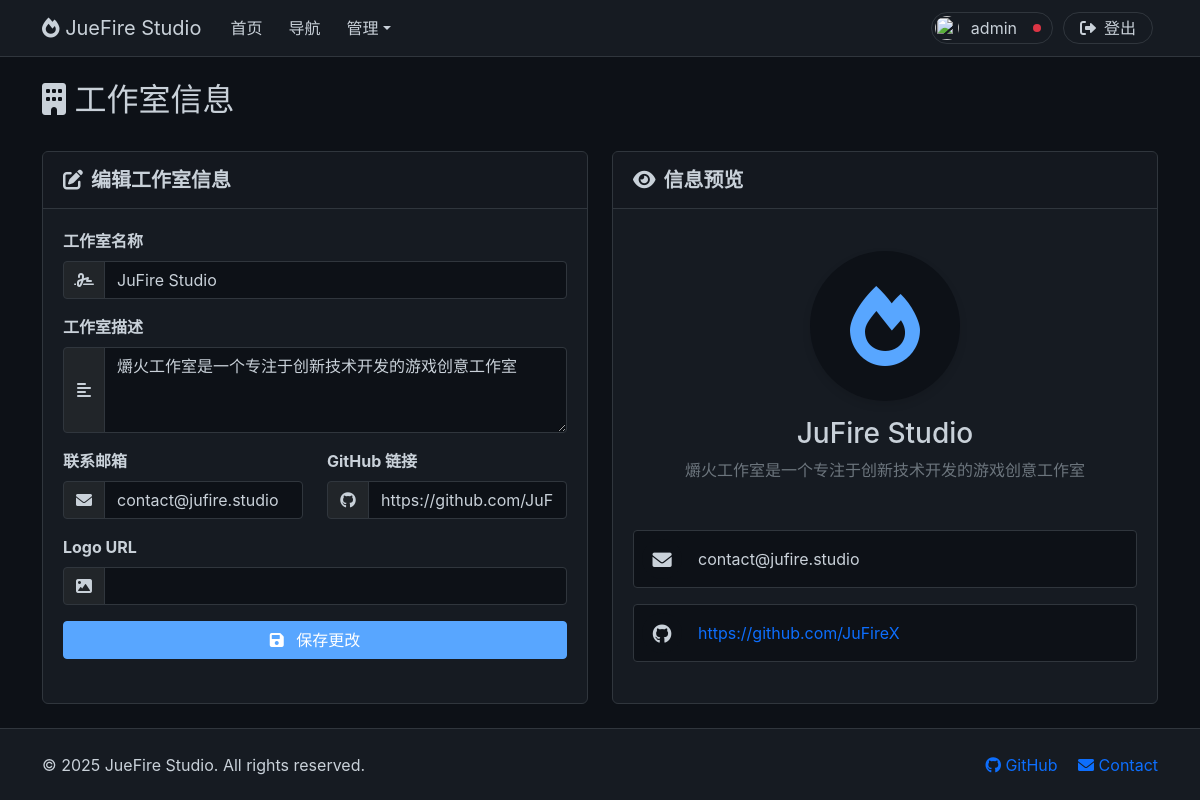
/admin/studio-info (signed in), run on an earlier commit of the app's database.
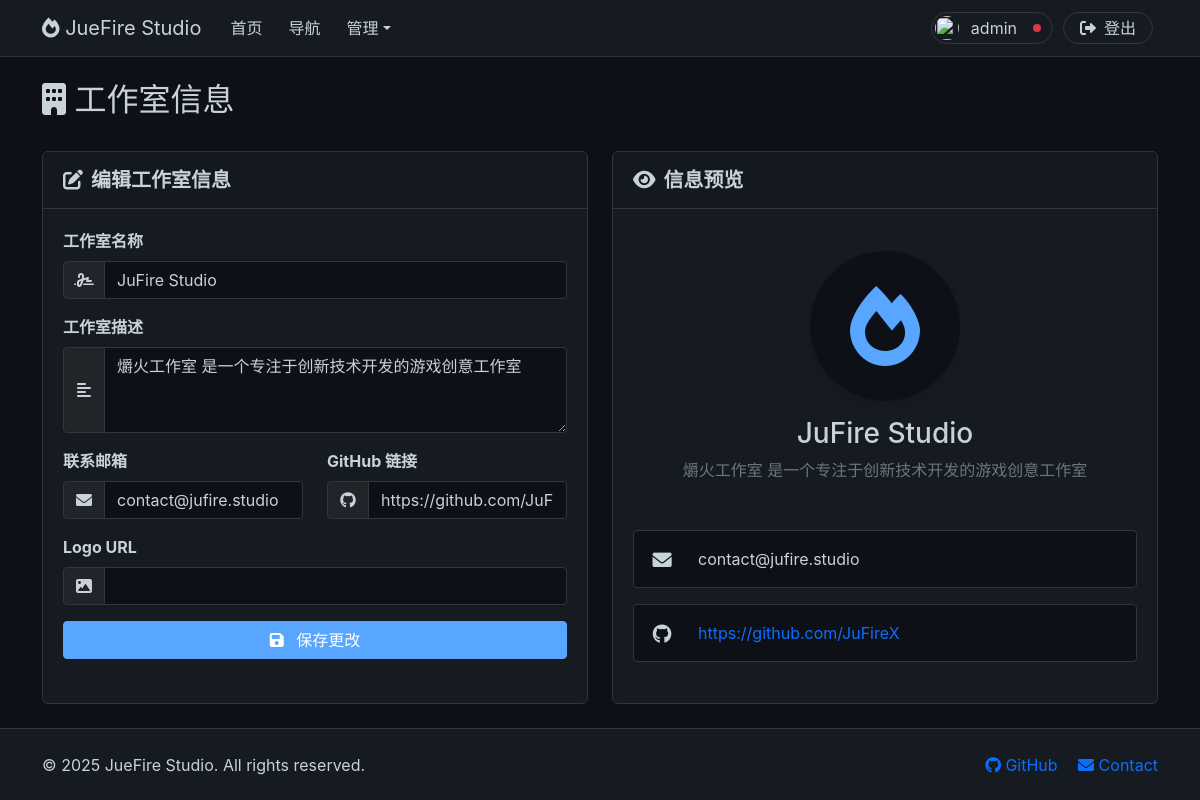
And on a later commit of the database.
### app.old/app.py (models this page shows, shortened)
class User(db.Model):
    id = db.Column(db.Integer, primary_key=True)
    username = db.Column(db.String(80), unique=True, nullable=False)
    email = db.Column(db.String(120), unique=True, nullable=False)
    password_hash = db.Column(db.String(120), nullable=False)
    role = db.Column(db.Integer, default=ROLE_GUEST)
    created_at = db.Column(db.DateTime, default=datetime.now)
    is_active = db.Column(db.Boolean, default=True)
    avatar_path = db.Column(db.String(200), default=None)

class StudioInfo(db.Model):
    id = db.Column(db.Integer, primary_key=True)
    name = db.Column(db.String(100), nullable=False)
    description = db.Column(db.Text)
    logo_url = db.Column(db.String(200))
    contact_email = db.Column(db.String(120))
    github_url = db.Column(db.String(200))
    updated_at = db.Column(db.DateTime, default=datetime.now)

### app.old/app.py (the view, shortened to what this page needs)
        def decorated_function(*args, **kwargs):
            if "user_id" not in session:
                flash("请先登录", "warning")
                return redirect(url_for("auth.login"))
            user = db.session.get(User, session["user_id"])
            if not user or not user.is_active:
                flash("用户不存在或已被禁用", "error")
                return redirect(url_for("auth.login"))
            if user.role < min_role:
                flash("权限不足", "error")
                return redirect(url_for("index"))
            return f(*args, **kwargs)

### app.old/app.py (called while the page is built, shortened)
@app.before_request
def csrf_protect():
    if "_csrf_token" not in session:
        session["_csrf_token"] = secrets.token_hex(16)

def require_role(min_role, owner_check=None):
    def decorator(f):
        def decorated_function(*args, **kwargs):
            if "user_id" not in session:
                flash("请先登录", "warning")
                return redirect(url_for("auth.login"))
            user = db.session.get(User, session["user_id"])
            if not user or not user.is_active:
                flash("用户不存在或已被禁用", "error")
                return redirect(url_for("auth.login"))
            if user.role < min_role:
                flash("权限不足", "error")
                return redirect(url_for("index"))
            return f(*args, **kwargs)
        decorated_function.__name__ = f.__name__
        return decorated_function
    return decorator

@app.route("/admin/studio-info")
@require_role(ROLE_ADMIN)
def admin_studio_info():
    current_user = db.session.get(User, session["user_id"])
    studio_info = StudioInfo.query.first()
    return render_template(
        "admin/studio_info.html", studio_info=studio_info, current_user=current_user
    )

### templates/admin/studio_info.html (shortened to what this page needs)
{% extends 'base.html' %}
{% block required_css %}
  <link href="{{ url_for('static', filename='css/form.css') }}" rel="stylesheet" />
  <link href="{{ url_for('static', filename='css/card.css') }}" rel="stylesheet" />
  <link href="{{ url_for('static', filename='css/button.css') }}" rel="stylesheet" />
  <link href="{{ url_for('static', filename='css/modal.css') }}" rel="stylesheet" />
{% endblock %}
{% block content %}
  <div class="container mt-4">
    <div class="d-flex justify-content-between align-items-center mb-4">
      <h2><i class="fas fa-building"></i> 工作室信息</h2>
    </div>
    <div class="row mb-4">
      <div class="col-lg-6">
        <div class="card h-100">
          <div class="card-header">
            <h5 class="mb-0 d-flex align-items-center"><i class="fas fa-edit me-2"></i> 编辑工作室信息</h5>
          </div>
          <div class="card-body">
            <form id="studioInfoForm" class="needs-validation" novalidate>
              <div class="mb-3">
                <label for="studioName" class="form-label fw-bold">工作室名称</label>
                <div class="input-group">
                  <span class="input-group-text bg-dark"><i class="fas fa-signature"></i></span>
                  <input type="text" class="form-control" id="studioName" name="name" value="{{ studio_info.name }}" required />
                </div>
              </div>
              <div class="mb-3">
                <label for="studioDescription" class="form-label fw-bold">工作室描述</label>
                <div class="input-group">
                  <span class="input-group-text bg-dark"><i class="fas fa-align-left"></i></span>
                  <textarea class="form-control" id="studioDescription" name="description" rows="3">{{ studio_info.description }}</textarea>
                </div>
              </div>
              <div class="row">
                <div class="col-md-6 mb-3">
                  <label for="studioEmail" class="form-label fw-bold">联系邮箱</label>
                  <div class="input-group">
                    <span class="input-group-text bg-dark"><i class="fas fa-envelope"></i></span>
                    <input type="email" class="form-control" id="studioEmail" name="contact_email" value="{{ studio_info.contact_email }}" />
                  </div>
                </div>
                <div class="col-md-6 mb-3">
                  <label for="studioGithub" class="form-label fw-bold">GitHub 链接</label>
                  <div class="input-group">
                    <span class="input-group-text bg-dark"><i class="fab fa-github"></i></span>
                    <input type="url" class="form-control" id="studioGithub" name="github_url" value="{{ studio_info.github_url }}" />
                  </div>
                </div>
              </div>
              <div class="mb-3">
                <label for="studioLogo" class="form-label fw-bold">Logo URL</label>
                <div class="input-group">
                  <span class="input-group-text bg-dark"><i class="fas fa-image"></i></span>
                  <input type="url" class="form-control" id="studioLogo" name="logo_url" value="{{ studio_info.logo_url }}" />
                </div>
              </div>
              <div class="d-grid">
                <button type="submit" class="btn btn-primary"><i class="fas fa-save me-2"></i> 保存更改</button>
              </div>
            </form>
          </div>
        </div>
      </div>
      <div class="col-lg-6 mt-4 mt-lg-0">
        <div class="card h-100">
          <div class="card-header">
            <h5 class="mb-0 d-flex align-items-center"><i class="fas fa-eye me-2"></i> 信息预览</h5>
          </div>
          <div class="card-body d-flex flex-column justify-content-center">
            <div class="text-center mb-4">
              <div class="preview-logo-container mb-3">
                {% if studio_info.logo_url %}
                  <img src="{{ studio_info.logo_url }}" alt="工作室Logo" class="preview-logo" />
                {% else %}
                  <i class="fas fa-fire preview-icon"></i>
                {% endif %}
              </div>
              <h3 id="previewName" class="mb-2">{{ studio_info.name }}</h3>
              <p id="previewDescription" class="text-muted mb-4">{{ studio_info.description }}</p>
            </div>
            <div class="contact-info">
              <div class="d-flex align-items-center mb-3 p-2 rounded contact-item">
                <i class="fas fa-envelope contact-icon"></i>
                <span id="previewEmail" class="ms-3">{{ studio_info.contact_email }}</span>
              </div>
              <div class="d-flex align-items-center p-2 rounded contact-item">
                <i class="fab fa-github contact-icon"></i>
                <a id="previewGithub" href="{{ studio_info.github_url }}" target="_blank" class="ms-3 text-decoration-none">{{ studio_info.github_url }}</a>
              </div>
            </div>
          </div>
        </div>
      </div>
    </div>
  </div>
{% endblock %}

### templates/base.html (shortened to what this page needs)
<!DOCTYPE html>
<html lang="zh-CN">
  <head>
    <link href="https://cdn.jsdelivr.net/npm/bootstrap@5.1.3/dist/css/bootstrap.min.css" rel="stylesheet" />
    <link href="https://cdnjs.cloudflare.com/ajax/libs/font-awesome/6.0.0/css/all.min.css" rel="stylesheet" />
    <link href="{{ url_for('static', filename='css/main.css') }}" rel="stylesheet" />
    <link href="{{ url_for('static', filename='css/alert.css') }}" rel="stylesheet" />
    <link href="{{ url_for('static', filename='css/navigation.css') }}" rel="stylesheet" />
    {% block required_css %}
    {% endblock %}
  </head>
  <body>
    <nav class="navbar navbar-expand-lg navbar-dark">
      <div class="container">
        <a class="navbar-brand" href="{{ url_for('index') }}">
          <i class="fas fa-fire"></i>
          JueFire Studio
        </a>
        <div class="collapse navbar-collapse" id="navbarNav">
          <ul class="navbar-nav me-auto">
            <li class="nav-item" style="margin: 0 5px">
              <a class="nav-link" href="{{ url_for('index') }}">首页</a>
            </li>
            {% if current_user and current_user.role >= 1 %}
              <li class="nav-item" style="margin: 0 5px">
                <a class="nav-link" href="{{ url_for('navigation.navigation') }}">导航</a>
              </li>
            {% endif %}
            {% if current_user and current_user.role >= 2 %}
              <li class="nav-item dropdown" style="margin: 0 5px">
                <a class="nav-link dropdown-toggle" href="#" id="navbarDropdown" role="button" data-bs-toggle="dropdown" aria-expanded="false">管理</a>
              </li>
            {% endif %}
          </ul>
          {% if current_user %}
            <ul class="navbar-account">
              <li class="nav-item" style="display: flex; align-items: center; margin: 0 5px">
                <a class="nav-link" id="profile_link" href="{{ url_for('auth.profile') }}">
                  <div id="user_tag">
                    {% if current_user.avatar_path %}
                      <img id="user_avatar_img" src="{{ url_for('auth.user_avatar', filename=current_user.avatar_path) }}" />
                    {% else %}
                      <i id="user_avatar_fas" class="fas fa-user-circle"></i>
                    {% endif %}
                  </div>
                  <span style="padding: 0 4px 0 8px; line-height: 32px">{{ current_user.username }}</span>
                  <div id="user_dot_box">
                    {% if current_user.role == 0 %}
                      <span class="user_dot rounded-circle bg-info" title="权限等级: 游客"></span>
                    {% elif current_user.role == 1 %}
                      <span class="user_dot rounded-circle bg-primary" title="权限等级: 成员"></span>
                    {% elif current_user.role == 2 %}
                      <span class="user_dot rounded-circle bg-warning" title="权限等级: 管理员"></span>
                    {% elif current_user.role >= 3 %}
                      <span class="user_dot rounded-circle bg-danger" title="权限等级: 超级管理员"></span>
                    {% endif %}
                  </div>
                </a>
              </li>
              <li class="nav-item" style="margin: 0 5px">
                <a class="nav-link" id="logout_link" href="{{ url_for('auth.logout') }}" title="退出登录">
                  <div class="d-flex align-items-center justify-content-center" style="width: 32px; height: 32px;">
                    <i class="fas fa-sign-out-alt"></i>
                  </div>
                  <span style="padding: 0 8px 0 0; line-height: 32px">登出</span>
                </a>
              </li>
            </ul>
          {% endif %}
        </div>
      </div>
    </nav>
    <div id="messages" class="toast-container position-fixed bottom-0 end-0 p-3" style="z-index: 9999"></div>
    <main>
      {% block content %}
      {% endblock %}
    </main>
    <footer class="footer py-4">
      <div class="container">
        <div class="row">
          <div class="col-md-6">
            <p class="mb-0">&copy; 2025 JueFire Studio. All rights reserved.</p>
          </div>
          <div class="col-md-6 text-end">
            {% if studio_info and studio_info.github_url %}
              <a href="{{ studio_info.github_url }}" class="text-decoration-none me-3">
                <i class="fab fa-github"></i>
                GitHub
              </a>
            {% else %}
              <a href="{{ url_for('index') }}" class="text-decoration-none me-3"><i class="fab fa-github"></i> GitHub</a>
            {% endif %}
            <a href="#" class="text-decoration-none"><i class="fas fa-envelope"></i> Contact</a>
          </div>
        </div>
      </div>
    </footer>
  </body>
</html>

### static/css/main.css (style rules this page uses)
* { box-sizing: border-box; margin: 0; padding: 0; }
html, body { transition: opacity 0.1s ease; }
:root { --github-bg: #0d1117; --github-secondary: #161b22; --github-border: #30363d; --github-text: #c9d1d9; --github-text-secondary: #8b949e; --github-accent: #58a6ff; --github-primary: #0d6efd; --github-success: #238636; --github-warning: #f0883e; --github-danger: #da3633; }
body { min-height: 100vh; background-color: var(--github-bg); color: var(--github-text); font-family: "-apple-system", "BlinkMacSystemFont", "Segoe UI", "Helvetica", "Arial", "sans-serif"; display: flex; flex-direction: column; }
main { flex: 1 0 auto; }
.footer { background-color: var(--github-secondary); border-top: 1px solid var(--github-border); }
.fade-in { animation: fadeIn 0.5s ease-in-out; }

### static/css/navigation.css (style rules this page uses)
.navbar { background-color: var(--github-secondary) !important; border-bottom: 1px solid var(--github-border); }
.navbar-brand, .nav-link { color: var(--github-text) !important; }

### static/css/form.css (style rules this page uses)
.form-control { background-color: var(--github-bg); border: 1px solid var(--github-border); color: var(--github-text); }
.input-group-text.bg-dark { border-color: var(--github-border); color: var(--github-text); }
.input-group span { display: flex; justify-content: center; align-items: center; width: 42px; }

### static/css/card.css (style rules this page uses)
.card { background-color: var(--github-secondary); border: 1px solid var(--github-border); color: var(--github-text); transition: background-color 0.2s, box-shadow 0.2s; border-radius: 6px; margin-bottom: 24px; }
.card-header, .card-footer { background-color: rgba(0, 0, 0, 0.1); border-color: var(--github-border); padding: 16px 20px; }
.card-header h5 { font-weight: 600; color: var(--github-text); }
.card-body { padding: 20px; }

### static/css/button.css (style rules this page uses)
.btn-primary { background-color: var(--github-accent); border-color: var(--github-accent); }

### templates/base.html (style rules this page uses)
html, body { visibility: hidden; background-color: #0d1117; }
#profile_link { border: 1px solid var(--github-border); border-radius: 16px; height: 32px; padding: 0; display: flex; align-items: center; justify-content: center; overflow: hidden; margin: auto 0; }
#user_tag { width: 32px; height: 32px; border-radius: 50%; overflow: hidden; display: flex; align-items: center; justify-content: center; flex-shrink: 0; margin: 0 0 0 -1px; }
#user_avatar_img { width: 24px; height: 24px; border-radius: 50%; overflow: hidden; object-fit: cover; display: block; }
#user_dot_box { width: 32px; height: 32px; display: flex; align-items: center; justify-content: center; margin-right: -1px; }
.user_dot { width: 8px; height: 8px; padding: 0; display: inline-block !important; }
#logout_link { border: 1px solid var(--github-border); border-radius: 16px; height: 32px; padding: 0 8px; display: flex; align-items: center; justify-content: center; overflow: hidden; margin: auto 0; }
.navbar-account { display: flex; margin: 0; padding: 0; list-style: none; justify-content: space-between; align-items: center; }

### templates/admin/studio_info.html (style rules this page uses)
.preview-logo-container { width: 150px; height: 150px; margin: 0 auto; display: flex; align-items: center; justify-content: center; border-radius: 50%; overflow: hidden; background-color: var(--github-bg); box-shadow: 0 4px 8px rgba(0, 0, 0, 0.1); }
.preview-icon { font-size: 5rem; color: var(--github-accent); }
.contact-item { transition: all 0.5s ease; background-color: var(--github-bg); border: 1px solid var(--github-border); }
.contact-icon { width: 40px; height: 40px; display: flex; align-items: center; justify-content: center; border-radius: 50%; background-color: var(--github-bg); color: var(--github-text); font-size: 1.2rem; }

What changed in the data, as far as the page shows it:
changed StudioInfo "JuFire Studio": description "爝火工作室是一个专注于创新技术开发的游戏创意工作室" → "爝火工作室 是一个专注于创新技术开发的游戏创意工作室"
